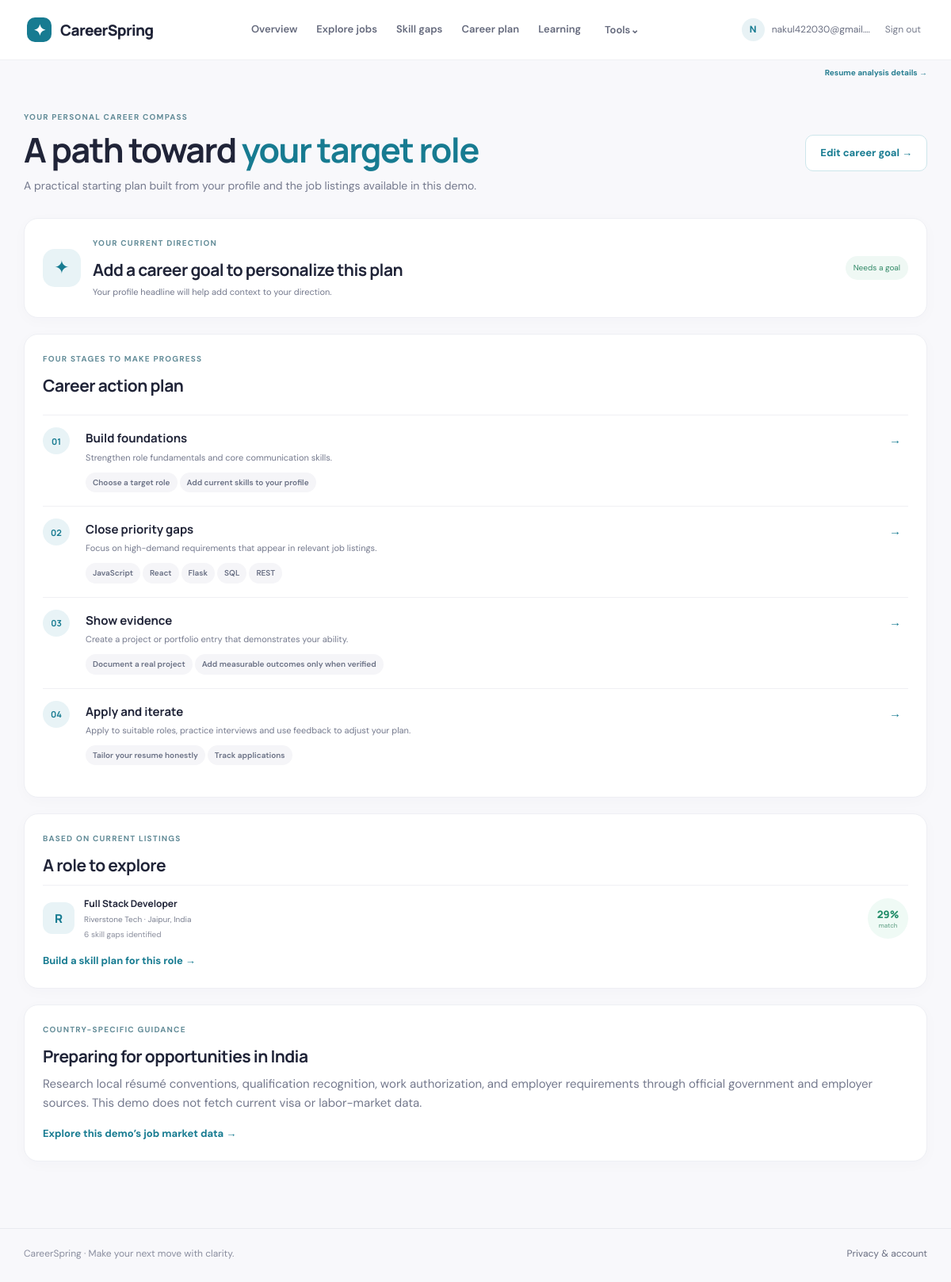
/career (signed in), run on the app's committed database.
### tables this page shows
CREATE TABLE users(id INTEGER PRIMARY KEY, email TEXT UNIQUE NOT NULL, password TEXT NOT NULL, role TEXT NOT NULL DEFAULT 'user', created_at TEXT NOT NULL);

CREATE TABLE profiles(user_id INTEGER PRIMARY KEY REFERENCES users(id) ON DELETE CASCADE, full_name TEXT DEFAULT '', headline TEXT DEFAULT '', education TEXT DEFAULT '', experience_years REAL DEFAULT 0, technical_skills TEXT DEFAULT '', soft_skills TEXT DEFAULT '', interests TEXT DEFAULT '', preferred_roles TEXT DEFAULT '', preferred_location TEXT DEFAULT '', experience_level TEXT DEFAULT 'Entry-level', employment_type TEXT DEFAULT 'Any', career_goal TEXT DEFAULT '', country TEXT DEFAULT 'India', resume_text TEXT DEFAULT '', resume_filename TEXT DEFAULT '', resume_consent INTEGER DEFAULT 0, updated_at TEXT);

CREATE TABLE jobs(id INTEGER PRIMARY KEY, title TEXT NOT NULL, company TEXT NOT NULL, location TEXT DEFAULT '', employment_type TEXT DEFAULT 'Full-time', experience_level TEXT DEFAULT 'Entry-level', qualification TEXT DEFAULT '', description TEXT DEFAULT '', skills TEXT DEFAULT '', apply_url TEXT DEFAULT '', salary TEXT DEFAULT '', created_at TEXT NOT NULL);

### app.py (the view)
@app.route("/career")
@login_required
def career():
    p=profile(); goal=p["career_goal"] or p["preferred_roles"] or "your target role"; skills=parse_skills(p["technical_skills"]+","+p["soft_skills"])
    top=recommendations(p)[:1]; missing=top[0]["missing"] if top else []
    paths=[{"stage":"Build foundations","description":"Strengthen role fundamentals and core communication skills.","skills":skills[:4] or ["Choose a target role","Add current skills to your profile"]},{"stage":"Close priority gaps","description":"Focus on high-demand requirements that appear in relevant job listings.","skills":missing[:5] or ["Review job requirements"]},{"stage":"Show evidence","description":"Create a project or portfolio entry that demonstrates your ability.","skills":["Document a real project","Add measurable outcomes only when verified"]},{"stage":"Apply and iterate","description":"Apply to suitable roles, practice interviews and use feedback to adjust your plan.","skills":["Tailor your resume honestly","Track applications"]}]
    return render_template("career.html",p=p,goal=goal,paths=paths,recs=top,roadmap=roadmap_for(missing))

### app.py (called while the page is built, shortened)
def db():
    if "db" not in g:
        g.db = sqlite3.connect(app.config["DATABASE"])
        g.db.row_factory = sqlite3.Row
        g.db.execute("PRAGMA foreign_keys=ON")
    return g.db

def current_user():
    if "user_id" not in session: return None
    return db().execute("SELECT * FROM users WHERE id=?", (session["user_id"],)).fetchone()

def login_required(fn):
    @wraps(fn)
    def wrapped(*args, **kwargs):
        if not current_user(): flash("Please sign in to continue.", "info"); return redirect(url_for("login"))
        return fn(*args, **kwargs)
    return wrapped

@app.before_request
def csrf_guard():
    if request.method == "POST":
        token = session.get("csrf_token")
        supplied = request.form.get("csrf_token") or request.headers.get("X-CSRF-Token")
        if not token or not supplied or not secrets.compare_digest(token, supplied): abort(400, "Invalid security token. Refresh and try again.")

@app.context_processor
def inject_globals():
    if "csrf_token" not in session: session["csrf_token"] = secrets.token_urlsafe(32)
    return {"current_user": current_user(), "csrf_token": session["csrf_token"], "year": datetime.now().year, "parse_skills": parse_skills, "categorize": categorize}

def parse_skills(value):
    if isinstance(value, (list,tuple,set)): parts = value
    else: parts = re.split(r"[,;\n|]+", value or "")
    seen, out = set(), []
    for part in parts:
        skill = re.sub(r"\s+", " ", str(part)).strip()
        key = skill.casefold()
        if skill and key not in seen: seen.add(key); out.append(skill)
    return out

def profile(user_id=None):
    user_id = user_id or session.get("user_id")
    row = db().execute("SELECT * FROM profiles WHERE user_id=?", (user_id,)).fetchone()
    return dict(row) if row else {"user_id":user_id,"full_name":"","headline":"","education":"","experience_years":0,"technical_skills":"","soft_skills":"","interests":"","preferred_roles":"","preferred_location":"","experience_level":"Entry-level","employment_type":"Any","career_goal":"","country":"India","resume_text":"","resume_filename":"","resume_consent":0}

def tokens(text):
    return [w for w in re.findall(r"[a-z0-9+#.]+",(text or "").casefold()) if len(w)>1 and w not in STOP_WORDS]

def job_document(job):
    return " ".join(str(job[k] or "") for k in ("title","description","skills","qualification"))

def tfidf_similarity(left, right):
    a,b=Counter(tokens(left)),Counter(tokens(right))
    if not a or not b: return 0.0

### templates/career.html
{% extends 'base.html' %}{% block title %}Career plan{% endblock %}{% block content %}<div class="page-head"><div><div class="eyebrow">YOUR PERSONAL CAREER COMPASS</div><h1>A path toward <em>{{ goal }}</em></h1><p>A practical starting plan built from your profile and the job listings available in this demo.</p></div><a class="button button-outline" href="{{ url_for('profile_page') }}">Edit career goal →</a></div><section class="panel career-goal"><div class="goal-icon">✦</div><div><span class="eyebrow">YOUR CURRENT DIRECTION</span><h2>{{ p.career_goal or 'Add a career goal to personalize this plan' }}</h2><p>{{ p.headline or 'Your profile headline will help add context to your direction.' }}</p></div><div class="goal-state">{{ 'In progress' if p.career_goal else 'Needs a goal' }}</div></section><section class="panel"><span class="eyebrow">FOUR STAGES TO MAKE PROGRESS</span><h2>Career action plan</h2><div class="career-timeline">{% for stage in paths %}<article class="career-stage"><div class="stage-marker">0{{ loop.index }}</div><div class="stage-content"><h3>{{ stage.stage }}</h3><p>{{ stage.description }}</p><div class="tags">{% for s in stage.skills %}<span class="tag">{{ s }}</span>{% endfor %}</div></div><span class="stage-arrow">{{ '✓' if loop.first and p.technical_skills else '→' }}</span></article>{% endfor %}</div></section>{% if recs %}<section class="panel"><span class="eyebrow">BASED ON CURRENT LISTINGS</span><h2>A role to explore</h2><a class="recommend-row" href="{{ url_for('job_detail',job_id=recs[0].job.id) }}"><div class="company-mark">{{ recs[0].job.company[0] }}</div><div class="rec-info"><strong>{{ recs[0].job.title }}</strong><span>{{ recs[0].job.company }} · {{ recs[0].job.location }}</span><small>{{ recs[0].missing|length }} skill gaps identified</small></div><div class="match-badge">{{ recs[0].score }}%<small>match</small></div></a><a class="text-link" href="{{ url_for('skill_gap',job=recs[0].job.id) }}">Build a skill plan for this role →</a></section>{% endif %}<section class="panel"><span class="eyebrow">COUNTRY-SPECIFIC GUIDANCE</span><h2>Preparing for opportunities in {{ p.country or 'your target country' }}</h2><p>Research local résumé conventions, qualification recognition, work authorization, and employer requirements through official government and employer sources. This demo does not fetch current visa or labor-market data.</p><a class="text-link" href="{{ url_for('market') }}">Explore this demo’s job market data →</a></section>{% endblock %}

### templates/base.html (shortened to what this page needs)
<!doctype html>
<html lang="en">
<head><link rel="stylesheet" href="{{ url_for('static',filename='style.css') }}"><link rel="stylesheet" href="{{ url_for('static',filename='extras.css') }}"></head>
<body>
<header class="topbar"><a class="brand" href="{{ url_for('index') }}"><span class="brand-icon">✦</span> CareerSpring</a>{% if current_user %}<nav class="nav"><a href="{{ url_for('dashboard') }}">Overview</a><a href="{{ url_for('jobs') }}">Explore jobs</a><a href="{{ url_for('skill_gap') }}">Skill gaps</a><a href="{{ url_for('career') }}">Career plan</a><a href="{{ url_for('learning') }}">Learning</a><div class="nav-more"><button class="nav-trigger">Tools⌄</button></div></nav><div class="user-menu"><span class="avatar">{{ (current_user.email[0] if current_user else 'U')|upper }}</span><span class="user-email">{{ current_user.email }}</span><form method="post" action="{{ url_for('logout') }}"><button class="link-button">Sign out</button></form></div>{% else %}<nav class="nav"><a href="{{ url_for('login') }}">Sign in</a><a class="button button-small" href="{{ url_for('register') }}">Get started</a></nav>{% endif %}</header>
{% if current_user %}<div class="utility-shortcut"><a href="{{ url_for('resume_insights') }}">Resume analysis details →</a></div>{% endif %}<main class="container">{% block content %}{% endblock %}</main>
<footer class="footer"><span>CareerSpring · Make your next move with clarity.</span><a href="{{ url_for('profile_page') if current_user else url_for('index') }}">Privacy & account</a></footer>
</body></html>

### static/extras.css (style rules this page uses)
.utility-shortcut { display:flex;justify-content:flex-end;gap:18px;max-width:1200px;margin:0 auto;padding:8px 30px 0;font-size:10px }
.utility-shortcut a { color:#277e91;font-weight:700 }

### data on the page
users: email "N", email "nakul422030@gmail.…"
profiles: career_goal "Add a career goal to personalize this plan", headline "Your profile headline will help add context to your direction.", career_goal "Needs a goal", technical_skills "→", country "India"
jobs: company "R", title "Full Stack Developer", company "Riverstone Tech", location "Jaipur, India"

### other printed values
{{ goal }} "your target role"
{{ stage.stage }} "Build foundations" "Close priority gaps" "Show evidence" "Apply and iterate"
{{ stage.description }} "Strengthen role fundamentals and core communication skills." "Focus on high-demand requirements that appear in relevant job listings." "Create a project or portfolio entry that demonstrates your ability." "Apply to suitable roles, practice interviews and use feedback to adjust your plan."
{{ s }} "Choose a target role" "Add current skills to your profile" "JavaScript" "React" "Flask" "SQL" "REST" "Document a real project" "Add measurable outcomes only when verified" "Tailor your resume honestly" "Track applications"
{{ '✓' if loop.first and p.technical_skills else '→' }} "→" "→" "→"
{{ recs[0].missing|length }} "6"
{{ recs[0].score }} "29"
